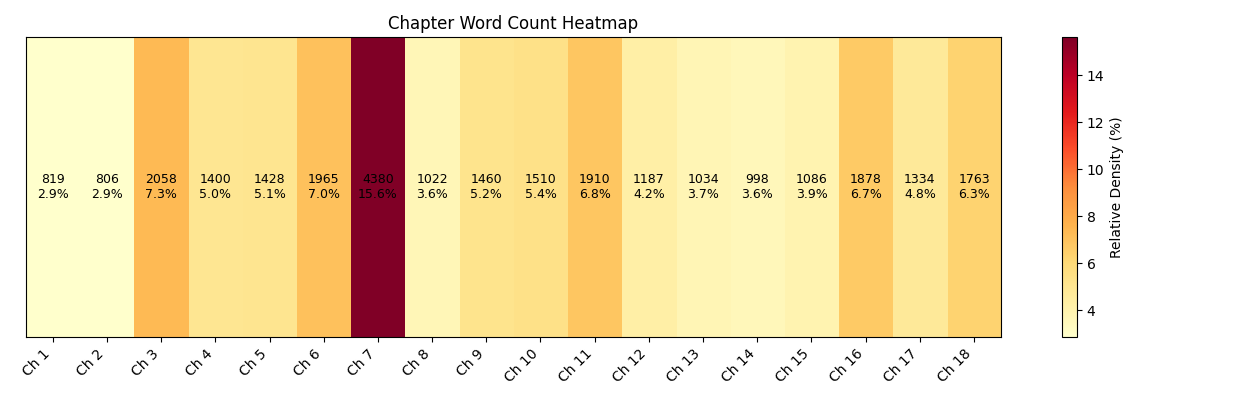

The script that saved this image:

import csv
from pathlib import Path

import matplotlib.pyplot as plt
import numpy as np


ROOT_DIR = Path(__file__).resolve().parents[2]
WORDCOUNTS_CSV = ROOT_DIR / "book" / "wordcounts.csv"
OUTPUT_MD = ROOT_DIR / "book" / "analysis_throughput" / "chapters_heatmap.md"
OUTPUT_IMG = ROOT_DIR / "book" / "analysis_throughput" / "chapter_heatmap.png"


def load_wordcounts():
    with WORDCOUNTS_CSV.open(newline="", encoding="utf-8") as handle:
        rows = list(csv.DictReader(handle))
    return [row for row in rows if row.get("status") == "ok"]


def make_bar(value: float, max_value: float, width: int = 6) -> str:
    if max_value <= 0:
        return ""
    filled = max(1, round((value / max_value) * width))
    return "█" * filled


def main():
    rows = load_wordcounts()
    labels = [f"Ch {row['chapter']}" for row in rows]
    counts = np.array([int(row["word_count"]) for row in rows])
    titles = [row["title"] for row in rows]
    total = counts.sum()
    percentages = counts / total * 100 if total > 0 else np.zeros_like(counts)

    fig, ax = plt.subplots(figsize=(max(10, len(labels) * 0.7), 4))
    heat = ax.imshow([percentages], cmap="YlOrRd", aspect="auto")
    ax.set_yticks([])
    ax.set_xticks(np.arange(len(labels)))
    ax.set_xticklabels(labels, rotation=45, ha="right")

    for index, pct in enumerate(percentages):
        ax.text(index, 0, f"{counts[index]}\n{pct:.1f}%", va="center", ha="center", color="black", fontsize=9)

    plt.title("Chapter Word Count Heatmap")
    plt.colorbar(heat, orientation="vertical", label="Relative Density (%)")
    plt.tight_layout()
    plt.savefig(OUTPUT_IMG)
    plt.close()

    max_pct = float(percentages.max()) if len(percentages) > 0 else 1.0
    md_lines = [
        "| Chapter | Title | Word Count | % of Total | Heatmap |",
        "|---------|-------|-----------:|-----------:|---------|",
    ]
    for label, title, count, pct in zip(labels, titles, counts, percentages):
        md_lines.append(f"| {label} | {title} | {count} | {pct:.1f}% | {make_bar(float(pct), max_pct):<6} |")
    md_lines.append("")
    md_lines.append(f"Total words: {int(total):,}")

    OUTPUT_MD.write_text("\n".join(md_lines) + "\n", encoding="utf-8")


if __name__ == "__main__":
    main()
